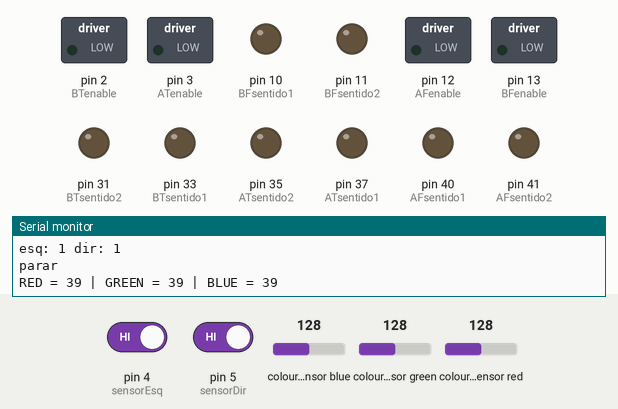
Bench run of a sketch on a simulated Arduino Mega 2560, built with avr-gcc and run on an emulated ATmega2560. Shown: switched loads named in the sketch (green lamp = pin HIGH), output pins drawn as LEDs (lit = HIGH), the last lines printed to the serial monitor. Wiring (inferred from the names in the program): TCS3200 colour sensor: output pin 50; S2 pin 53; S3 pin 48; S0 pin 49; S1 pin 51. Dashed ring = blinking. The test bench sets the inputs (shaded band); at power-on: colour sensor red 128, pin 5 (sensorDir) HIGH, pin 4 (sensorEsq) HIGH, colour sensor blue 128, colour sensor green 128. Pins used as bus, display or sensor lines are not drawn.

Above: at 1.2 s.
1.3 s: colour sensor red set to 65
2.8 s: colour sensor red set to 57
At 3.3 s:
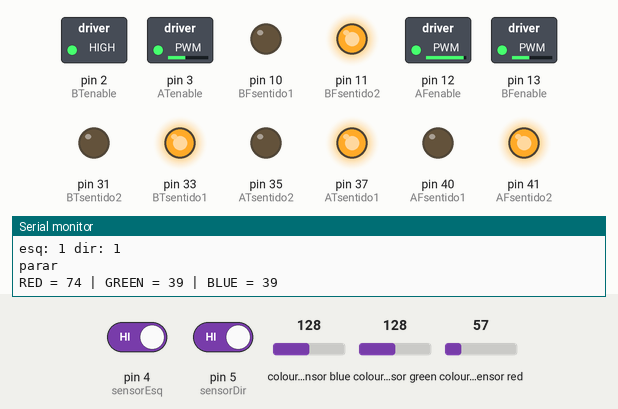
5.8 s: pin 5 (sensorDir) driven LOW
At 6.7 s:
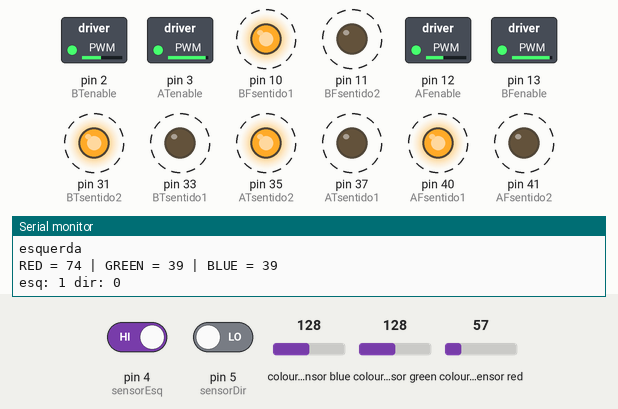
Timing chart, 0 to 14.8 s (numbered marks = the images above; inputs shaded):
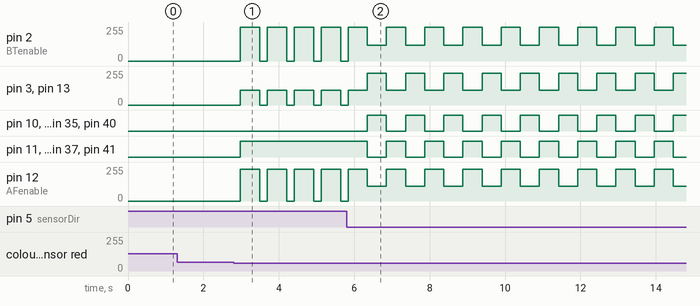

The sketch:

exatobot_cloud.ino
```cpp
const byte AFsentido1 = 40, AFsentido2 = 41, AFenable =  12, BFsentido1 = 10, BFsentido2 = 11, BFenable = 13;
const byte ATsentido1 = 37, ATsentido2 = 35 , ATenable =  3, BTsentido1 = 33, BTsentido2 = 31, BTenable = 2;
const byte sensorEsq = 4, sensorDir = 5; //adicionar numeros
byte esq, dir, i=0;

const byte S0  = 49;
const byte S1  = 51;
const byte S2  = 53;
const byte S3  = 48;
const byte OUT = 50;

// Variáveis das leituras
unsigned long red;
unsigned long green;
unsigned long blue;

const byte trigger = 45;
const byte echo = 47;
float duration, distance;

void setup() {
  ///////////////////////////
  //sensor cor
  // Pinos de controle do TCS3200
  pinMode(S0, OUTPUT);
  pinMode(S1, OUTPUT);
  pinMode(S2, OUTPUT);
  pinMode(S3, OUTPUT);

  // Saída do sensor
  pinMode(OUT, INPUT);

  // Comunicação Serial
  Serial.begin(115200);

  // Configura a escala de frequência do TCS3200
  // S0 = HIGH
  // S1 = LOW
  // Frequência de saída = 20%
  digitalWrite(S0, HIGH);
  digitalWrite(S1, LOW);

  Serial.println("TCS3200 iniciado!");
  Serial.println("-----------------------------");

  ///////////////////////////
  //ultrasom
  pinMode(trigger, OUTPUT);
  pinMode(echo, INPUT);


  Serial.begin(9600);
  ///////////////////////////
  //sensor infravermelhos
  pinMode(sensorEsq, INPUT);
  pinMode(sensorDir, INPUT);

  ///////////////////////////
  //motor da frente
  pinMode(AFsentido1, OUTPUT);
  pinMode(AFsentido2, OUTPUT);

  pinMode(BFsentido1, OUTPUT);
  pinMode(BFsentido2, OUTPUT);

  pinMode(AFenable, OUTPUT);


  pinMode(BFenable, OUTPUT);


  ////////////////////////////
  //motor de trás
  pinMode(ATsentido1, OUTPUT);
  pinMode(ATsentido2, OUTPUT);

  pinMode(BTsentido1, OUTPUT);
  pinMode(BTsentido2, OUTPUT);

  pinMode(ATenable, OUTPUT);

  pinMode(BTenable, OUTPUT);

}

void medirCor() {

  // ----------------------------------------
  // VERMELHO
  // S2 = LOW
  // S3 = LOW
  // ----------------------------------------

  digitalWrite(S2, LOW);
  digitalWrite(S3, LOW);

  delay(20);

  red = pulseIn(OUT, LOW);

  Serial.print("RED = ");
  Serial.print(red);
  Serial.print(" | ");


  // ----------------------------------------
  // VERDE
  // S2 = HIGH
  // S3 = HIGH
  // ----------------------------------------

  digitalWrite(S2, HIGH);
  digitalWrite(S3, HIGH);

  delay(20);

  green = pulseIn(OUT, LOW);

  Serial.print("GREEN = ");
  Serial.print(green);
  Serial.print(" | ");


  // ----------------------------------------
  // AZUL
  // S2 = LOW
  // S3 = HIGH
  // ----------------------------------------

  digitalWrite(S2, LOW);
  digitalWrite(S3, HIGH);

  delay(20);

  blue = pulseIn(OUT, LOW);

  Serial.print("BLUE = ");
  Serial.println(blue);
}

void frente(){
  digitalWrite(BFsentido1, LOW);
  digitalWrite(BFsentido2, HIGH);
  analogWrite(BFenable, 110); //100

  digitalWrite(AFsentido1, HIGH);
  digitalWrite(AFsentido2, LOW);
  analogWrite(AFenable, 110); //90

  digitalWrite(BTsentido1, LOW);
  digitalWrite(BTsentido2, HIGH);
  analogWrite(BTenable, 110); //90

  digitalWrite(ATsentido1, HIGH);
  digitalWrite(ATsentido2, LOW);
  analogWrite(ATenable, 110); //110
}

void re(){
  digitalWrite(BFsentido1, LOW);
  digitalWrite(BFsentido2, HIGH);
  analogWrite(BFenable, 100);

  digitalWrite(AFsentido1, HIGH);
  digitalWrite(AFsentido2, LOW);
  analogWrite(AFenable, 90);

  digitalWrite(BTsentido1, HIGH);
  digitalWrite(BTsentido2, LOW);
  analogWrite(BTenable, 100); //ok

  digitalWrite(ATsentido1, LOW);
  digitalWrite(ATsentido2, HIGH);
  analogWrite(ATenable, 100); //OK
}

void esquerda(){

  digitalWrite(BFsentido1, HIGH);
  digitalWrite(BFsentido2, LOW);
  analogWrite(BFenable, 240);

  digitalWrite(BTsentido1, LOW);
  digitalWrite(BTsentido2, HIGH);
  analogWrite(BTenable, 120);

  digitalWrite(AFsentido1, HIGH);
  digitalWrite(AFsentido2, LOW);
  analogWrite(AFenable, 110);

  digitalWrite(ATsentido1, LOW);
  digitalWrite(ATsentido2, HIGH);
  analogWrite(ATenable, 240);

  delay(100);

}

void girarE(){
  digitalWrite(BFsentido1, HIGH);
  digitalWrite(BFsentido2, LOW);
  analogWrite(BFenable, 200);

  digitalWrite(BTsentido1, LOW);
  digitalWrite(BTsentido2, HIGH);
  analogWrite(BTenable, 220);

  digitalWrite(AFsentido1, LOW);
  digitalWrite(AFsentido2, HIGH);
  analogWrite(AFenable, 220);

  digitalWrite(ATsentido1, LOW);
  digitalWrite(ATsentido2, HIGH);
  analogWrite(ATenable, 200);

  delay(100);
}

void direita(){
  digitalWrite(AFsentido1, LOW);
  digitalWrite(AFsentido2, HIGH);

  digitalWrite(ATsentido1, HIGH);
  digitalWrite(ATsentido2, LOW);

  analogWrite(AFenable, 240);
  analogWrite(ATenable, 110);

  digitalWrite(BFsentido1, LOW);
  digitalWrite(BFsentido2, HIGH);
  analogWrite(BFenable, 110);

  digitalWrite(BTsentido1, HIGH);
  digitalWrite(BTsentido2, LOW);
  analogWrite(BTenable, 255);

  delay(100);
}

void girarD(){
  digitalWrite(AFsentido1, HIGH);
  digitalWrite(AFsentido2, LOW);

  digitalWrite(ATsentido1, HIGH);
  digitalWrite(ATsentido2, LOW);

  analogWrite(AFenable, 200);
  analogWrite(ATenable, 200);

  digitalWrite(BFsentido1, LOW);
  digitalWrite(BFsentido2, HIGH);
  analogWrite(BFenable, 200);

  digitalWrite(BTsentido1, HIGH);
  digitalWrite(BTsentido2, LOW);
  analogWrite(BTenable, 200);

  delay(100);
}

void parar(){
  analogWrite(ATenable, 0);
  analogWrite(AFenable, 0);
  analogWrite(BTenable, 0);
  analogWrite(BFenable, 0);
}

void tudo(){
  digitalWrite(BFsentido1, HIGH);
  digitalWrite(BFsentido2, LOW);

  digitalWrite(AFsentido1, LOW);
  digitalWrite(AFsentido2, HIGH);

  digitalWrite(BTsentido1, LOW);
  digitalWrite(BTsentido2, HIGH);

  digitalWrite(ATsentido1, HIGH);
  digitalWrite(ATsentido2, LOW);

  analogWrite(BFenable, 255);
  analogWrite(AFenable, 255);
  analogWrite(BTenable, 255);
  analogWrite(ATenable, 255);
}

void som(){
  digitalWrite(trigger, LOW);
  delayMicroseconds(2);
  digitalWrite(trigger, HIGH);
  delayMicroseconds(10);
  digitalWrite(trigger, LOW);
  duration = pulseIn(echo, HIGH);
  distance = (duration*.0343)/2;
  delay(100);

  if(distance<15){
    parar();
    delay(20);
    re();
    delay(00);
    esquerda();
    delay(900);
    parar();
    delay(20);

    frente();
    delay(1500);

    parar();
    delay(20);

    re();
    delay(20);
    direita();
    delay(800);
    parar();

    //le o coiso e vira 90 graus esq anda 90° dir e cabo

    delay(1000);

    frente();
    delay(1850);
    parar();
    delay(20);

    re();
    delay(20);
    direita();
    delay(700);
    parar();

    frente();
    delay(1350);
    parar();
    delay(20);

    re();
    delay(20);
    esquerda();
    delay(950);
    parar();
    delay(2000);


  }

}


void loop() {

  esq = digitalRead(sensorEsq);
  dir = digitalRead(sensorDir);

  if(esq == LOW && dir == LOW){ //BRANCO BRANCO | RETO
    frente();
    Serial.println("frente");
  }else if((esq == LOW)&&(dir == HIGH)){ // BRANCO PRETO | CURVA PRA DIREITA
    direita();
    Serial.println("direita");
  }else if(esq == HIGH && dir == LOW){ // PRETO BRANCO | CURVA PRA ESQUERDA
    esquerda();
    Serial.println("esquerda");
  }else{
    parar();
    Serial.println("parar");
  }

  //som();
  medirCor();

  if(red > 70){
    i++;
    if(i>=3){
      i=0;
      direita();
      delay(400);
      Serial.println("ESQUERDAAAAAAAAAAAA SENSOR");
    }
  }


  Serial.print("esq: ");
  Serial.print(esq);
  Serial.print(" dir: ");
  Serial.println(dir);

  //Serial.print("Distancia: ");
  //Serial.println(distance);

  delay(10);
}
```

Measured:
- the behaviour switches between 62 and 61 on colour sensor red (found by bisection; images 0 and 1)
- after the input at 2.8 s, pin 2 (BTenable): alternates 255/255 for 0.51 s and 0/255 for 0.20 s, starting after 0.18 s; pin 3 (ATenable): alternates 110/255 for 0.51 s and 0/255 for 0.20 s, starting after 0.18 s
- after the input at 5.8 s, pin 2 (BTenable): alternates 255/255 for 0.51 s and 120/255 for 0.50 s, starting after 0.55 s; pin 3 (ATenable): alternates 240/255 for 0.50 s and 110/255 for 0.51 s, starting after 0.55 s
